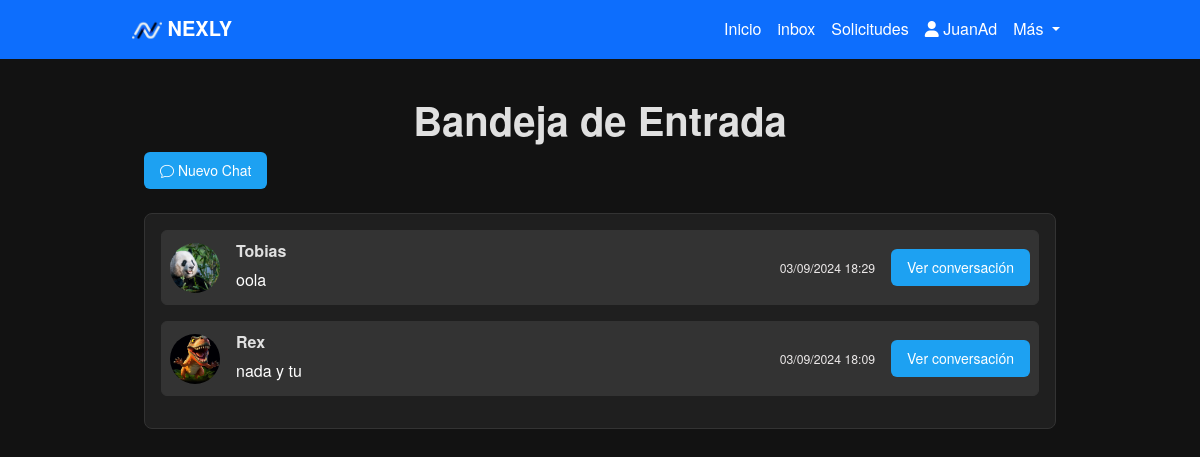
/inbox/ (signed in), run on the app's committed database.
### Nexly/models.py (models this page shows, shortened)
class User(AbstractBaseUser):
    iduser = models.AutoField(primary_key=True)
    nombre = models.CharField(max_length=255)
    correo = models.EmailField(unique=True)
    is_active = models.BooleanField(default=True)
    is_admin = models.BooleanField(default=False)
    profile_picture = models.ImageField(upload_to='profile_pictures/', null=True, blank=True)  # Campo para la imagen de perfil
    banner_picture = models.ImageField(upload_to='banner_pictures/', null=True, blank=True)  # Campo para la imagen de banner
    objects = UserManager()
    USERNAME_FIELD = 'correo'
    REQUIRED_FIELDS = ['nombre']

class Message(models.Model):
    sender = models.ForeignKey(settings.AUTH_USER_MODEL, on_delete=models.CASCADE, related_name='sent_messages')
    receiver = models.ForeignKey(settings.AUTH_USER_MODEL, on_delete=models.CASCADE, related_name='received_messages')
    content = models.TextField()
    created_at = models.DateTimeField(auto_now_add=True)

### Nexly/views.py (the view)
# urls.py: path('inbox/', inbox, name='inbox'),
@login_required
def inbox(request):
    messages_received = Message.objects.filter(receiver=request.user)
    messages_sent = Message.objects.filter(sender=request.user)
    all_conversations = {}
    for message in messages_received:
        key = (message.sender.iduser, message.receiver.iduser)
        if key not in all_conversations or message.created_at > all_conversations[key]['last_message_time']:
            all_conversations[key] = {
                'user': message.sender,
                'last_message': message.content,
                'last_message_time': message.created_at,
                'is_sent': False
            }
    for message in messages_sent:
        key = (message.receiver.iduser, message.sender.iduser)
        if key not in all_conversations or message.created_at > all_conversations[key]['last_message_time']:
            all_conversations[key] = {
                'user': message.receiver,
                'last_message': message.content,
                'last_message_time': message.created_at,
                'is_sent': True
            }
    if 'q' in request.GET:
        query = request.GET['q']
        users = User.objects.filter(nombre__icontains=query).exclude(iduser=request.user.iduser)
    else:
        users = User.objects.exclude(iduser=request.user.iduser)
    context = {
        'conversations': sorted(all_conversations.values(), key=lambda x: x['last_message_time'], reverse=True),
        'users': users,
    }
    return render(request, 'inbox.html', context)

### templates/inbox.html (shortened to what this page needs)
{% extends 'layoutUser.html' %}
{% load static %}
{% block content %}
<div class="container">
    <h1>Bandeja de Entrada</h1>
        <button type="button" class="btn btn-primary" data-bs-toggle="modal" data-bs-target="#newChatModal">
            <i class="bi bi-chat"></i> Nuevo Chat
          </button>
          <div class="chat-list mt-4">
            {% for conversation in conversations %}
            <div class="chat-item d-flex align-items-center mb-3 p-2 rounded">
                <img src="{% if conversation.user.profile_picture.url %}{{ conversation.user.profile_picture.url }}{% else %}{% static 'images/imagenDefecto.png' %}{% endif %}"
                    class="rounded-circle me-3"
                    alt="Profile Picture"
                    width="50"
                    height="50"
                    style="object-fit: cover;">
                <div class="chat-info flex-grow-1">
                    <strong>{{ conversation.user.nombre }}</strong>
                    <p class="last-message mb-1">{{ conversation.last_message }}</p>
                </div>
                <div class="chat-timestamp">
                    <small>{{ conversation.last_message_time|date:"d/m/Y H:i" }}</small>
                </div>
                <a href="{% url 'conversation' conversation.user.iduser %}" class="btn btn-primary btn-sm ms-3">Ver conversación</a>
            </div>
            {% empty %}
            <p class="text-light">No tienes conversaciones.</p>
            {% endfor %}
        </div>
</div>
{% endblock %}

### templates/layoutUser.html (shortened to what this page needs)
{% load static %}
<!DOCTYPE html>
<html lang="es">
<head>
    <link href="https://cdn.jsdelivr.net/npm/bootstrap@5.3.0-alpha1/dist/css/bootstrap.min.css" rel="stylesheet">
    <link rel="stylesheet" href="{% static 'css/styles.css' %}">
    <link rel="stylesheet" href="https://cdnjs.cloudflare.com/ajax/libs/font-awesome/6.0.0-beta3/css/all.min.css">
    <link href="https://cdn.jsdelivr.net/npm/bootstrap-icons/font/bootstrap-icons.css" rel="stylesheet">
</head>
<body>
    <nav class="navbar navbar-expand-lg navbar-dark bg-primary fixed-top">
        <div class="container">
            <a class="navbar-brand" href="{% url 'nexly' %}">
                <img src="{% static 'images/LogoNexly.ico' %}" alt="Logo Nexly" style="height: 30px;">
                <strong>NEXLY</strong>
            </a>
            <div class="collapse navbar-collapse" id="navbarNav">
                <ul class="navbar-nav ms-auto">
                    <li class="nav-item">
                        <a class="nav-link {% if request.path == '/' %}active{% endif %}" aria-current="page" href="{% url 'nexly' %}">
                        Inicio
                        </a>
                    </li>
                    <li class="nav-item">
                        <a class="nav-link" href="{% url 'inbox' %}">
                        inbox
                        </a>
                    </li>
                    <li class="nav-item">
                        <a class="nav-link" href="{% url 'follow_requests' %}">
                        Solicitudes
                        </a>
                    </li>
                    <li class="nav-item">
                        <a class="nav-link" href="{% url 'profile' user.nombre %}">
                            <i class="fas fa-user"></i> {{ user.nombre }}
                        </a>
                    </li>
                    <li class="nav-item dropdown">
                        <a class="nav-link dropdown-toggle" href="#" id="navbarDropdown" role="button" data-bs-toggle="dropdown" aria-expanded="false">
                            Más
                        </a>
                    </li>
                </ul>
            </div>
        </div>
    </nav>
    <div class="container mt-5 pt-5">
        {% block content %}{% endblock %}
    </div>
</body>
</html>

### static/css/styles.css (style rules this page uses)
body { background-color: #121212; color: #E0E0E0; font-family: 'Helvetica Neue', Helvetica, Arial, sans-serif; margin: 0; }
.navbar { background-color: #1E1E1E; }
.navbar-dark .navbar-nav .nav-link { color: #FFFFFF; }
.navbar-dark .navbar-brand { color: #FFFFFF; }
.container { max-width: 960px; }
h1, h2 { text-align: center; font-weight: bold; color: #E0E0E0; }
.btn-primary { background-color: #1DA1F2; border: none; }
.btn-primary { background-color: #1DA1F2; border: none; color: white; padding: 0.5rem 1rem; font-size: 0.875rem; border-radius: 6px; cursor: pointer; transition: background-color 0.3s ease; }
a { color: #007bff; text-decoration: none; }
.chat-list { background-color: #1F1F1F; border: 1px solid #333; padding: 1rem; border-radius: 8px; }
.chat-item { background-color: #2A2A2A; border: 1px solid #333; color: #E0E0E0; transition: background-color 0.3s ease; }
.chat-info { flex: 1; overflow: hidden; }
.chat-info strong { display: block; margin-bottom: 5px; }
.last-message { color: #555; white-space: nowrap; overflow: hidden; text-overflow: ellipsis; }
.chat-timestamp { text-align: right; color: #ebe8e8; }
.chat-list { max-height: 80vh; overflow-y: auto; }
.chat-item { background-color: #333; transition: background-color 0.3s ease; }
.chat-info { flex-grow: 1; }
.last-message { color: #ffffff; }
.chat-timestamp { font-size: 0.875rem; }

### data on the page
User: nombre "JuanAd"
User: profile_picture (picture), user.nombre "Tobias", last_message "oola", last_message_time "03/09/2024 18:29"
User: profile_picture (picture), user.nombre "Rex", last_message "nada y tu", last_message_time "03/09/2024 18:09"
